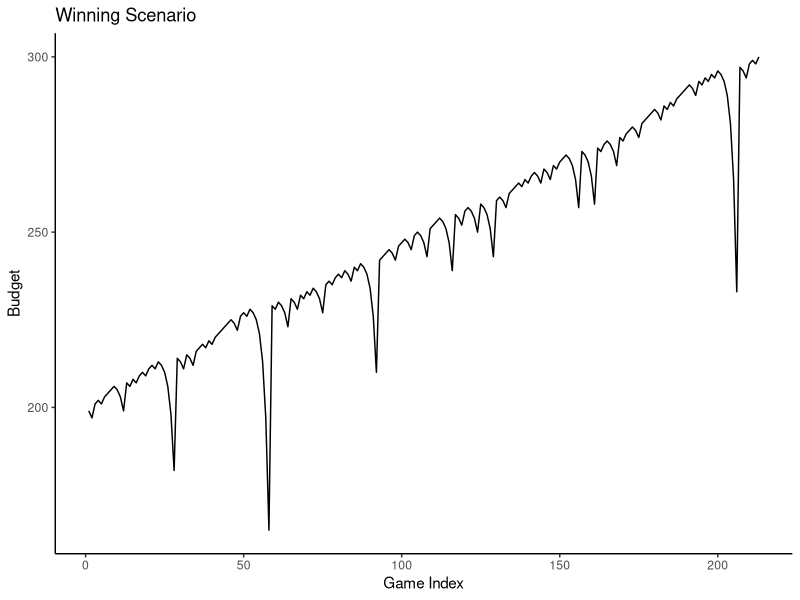
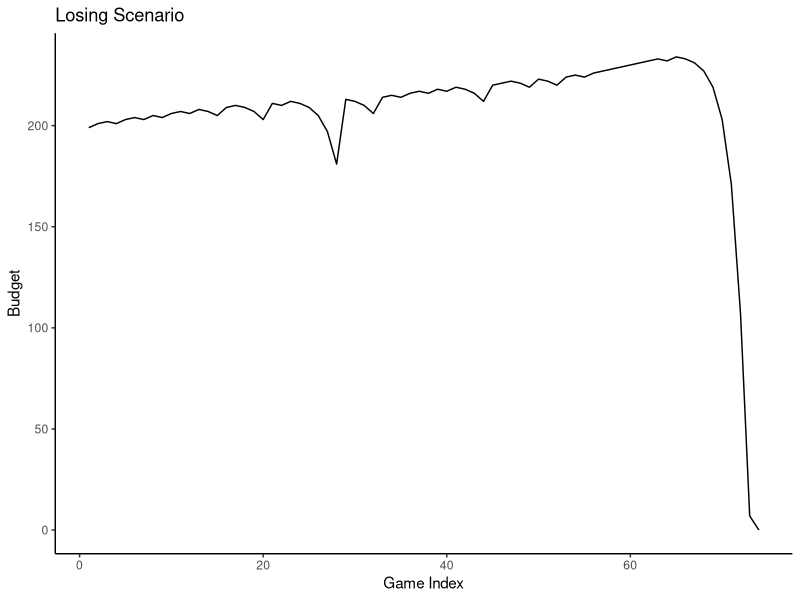
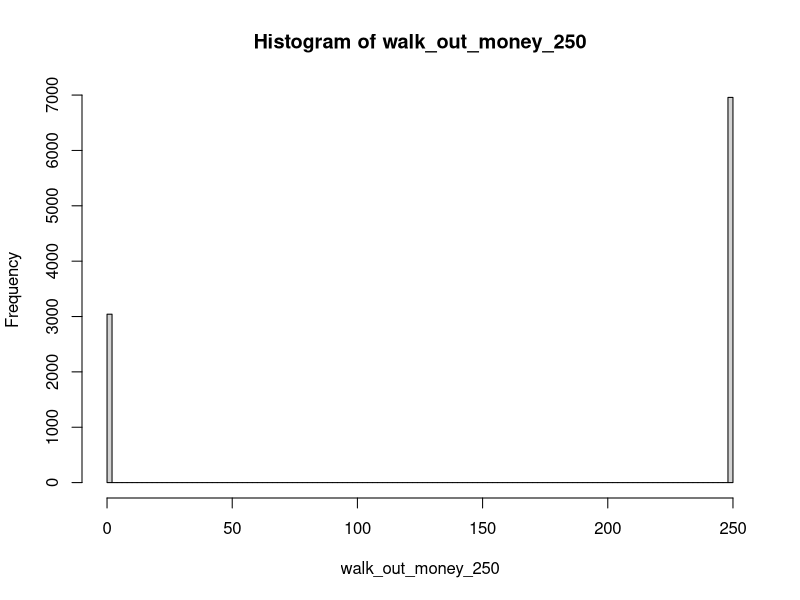
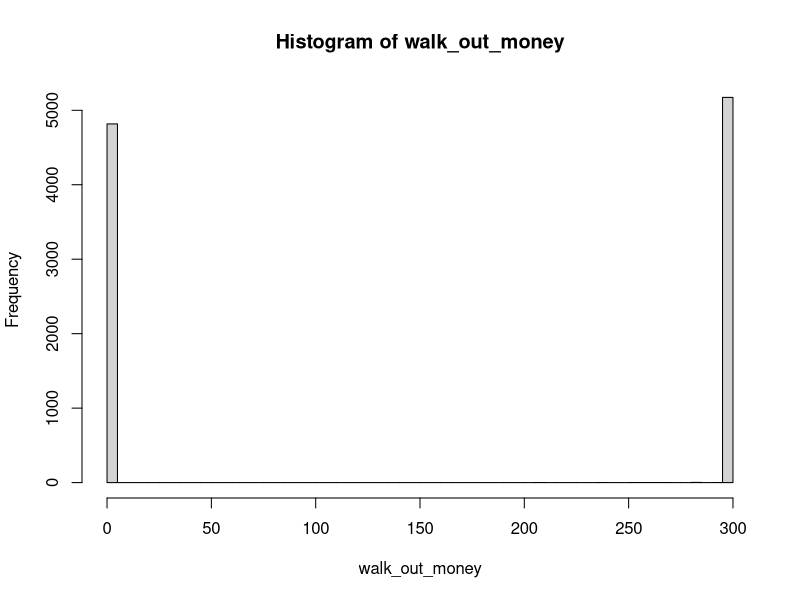
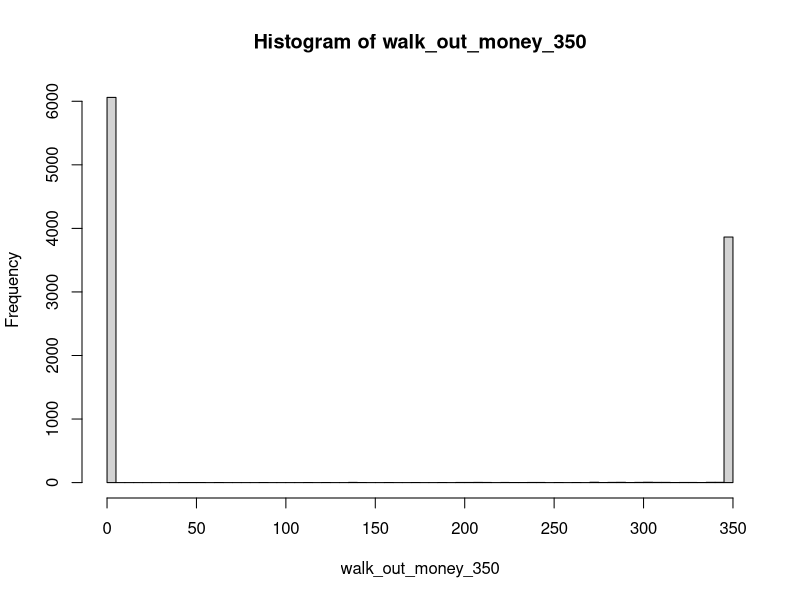

Source code (R) for these figures, in order: (Note: a time limit stopped this script after it produced the figures.)
## ---- chunk 1
library(dplyr)
#' A single play of the Martingale strategy
#'
#' Takes a state list, spins the roulette wheel, returns the state list with updated values (for example, budget, plays, etc)
#' @param state A list with the following entries: 
#'   B              number, the budget
#'   W              number, the budget threshold for successfully stoping
#'   L              number, the maximum number of plays 
#'   M              number, the casino wager limit
#'   plays          integer, the number of plays executed
#'   previous_wager number, the wager in the previous play (0 at first play)
#'   previous_win   TRUE/FALSE, indicator if the previous play was a win (TRUE at first play)
#' @return The updated state list



one_play <- function(state){
  
    # Wager
    proposed_wager <- ifelse(state$previous_win, 1, 2*state$previous_wager)
    wager <- min(proposed_wager, state$M, state$B)
    
    # Spin of the wheel
    red <- rbinom(1,1,18/38)
    
    # Update state
    state$plays <- state$plays + 1
    state$previous_wager <- wager
    if(red){
      # WIN
      state$B <- state$B + wager
      state$previous_win <- TRUE
    }else{
      # LOSE
      state$B <- state$B - wager
      state$previous_win <- FALSE
    }
  state
}


#' Stopping rule
#'
#' Takes the state list and determines if the gambler has to stop
#' @param state A list.  See one_play
#' @return TRUE/FALSE
stop_play <- function(state){
  if(state$B <= 0) return(TRUE)
  if(state$plays >= state$L) return(TRUE)
  if(state$B >= state$W) return(TRUE)
  FALSE
}


#' Play roulette to either bankruptcy, success, or play limits
#'
#' @param B number, the starting budget
#' @param W number, the budget threshold for successfully stoping
#' @param L number, the maximum number of plays 
#' @param M number, the casino wager limit
#' @return A vector of budget values calculated after each play.
one_series <- function(
    B = 200
  , W = 300
  , L = 1000
  , M = 100
){

  # initial state
  state <- list(
    B = B
  , W = W
  , L = L
  , M = M
  , plays = 0
  , previous_wager = 0
  , previous_win = TRUE
  )
  
  # vector to store budget over series of plays
  budget <- rep(NA, L)
  
  # For loop of plays
  for(i in 1:L){
    new_state <- state %>% one_play
    budget[i] <- new_state$B
    if(new_state %>% stop_play){
      return(budget[1:i])
    }
    state <- new_state
  }
  budget    
}
 #test output
one_series(B = 200, W = 300, L = 1000, M = 100)
## ---- chunk 2
library(ggplot2)

#Plot a winning scenario of the Martingale Strategy
set.seed(1)
win_ledger <- one_series(B = 200, W = 300, L = 1000, M = 100)
win_graph <- data.frame(play_number=seq(1,length(win_ledger)), amount=win_ledger)
ggplot(win_graph, aes(x=play_number, y=amount)) + geom_line() + labs(x="Game Index", y="Budget", title="Winning Scenario") + theme_classic()

#Plot a winning scenario of the Martingale Strategy
set.seed(2)
lose_ledger <- one_series(B = 200, W = 300, L = 1000, M = 100)
lose_graph <- data.frame(play_number=seq(1,length(lose_ledger)), amount=lose_ledger)
ggplot(lose_graph, aes(x=play_number, y=amount)) + geom_line() + labs(x="Game Index", y="Budget", title="Losing Scenario") + theme_classic()
## ---- chunk 3
# helper function
get_last <- function(x) x[length(x)] 


# Simulation
walk_out_money <- rep(NA, 10000)
for(j in seq_along(walk_out_money)){
  walk_out_money[j] <- one_series(B = 200, W = 300, L = 1000, M = 100) %>% get_last
}

# Estimated probability of walking out with extra cash
mean(walk_out_money > 200)

# Estimated earnings
mean(walk_out_money - 200)
## ---- chunk 4
#Simulation for increasing the winning threshold to $350, along with the probability of walking out with extra cash, and the estimated earnings.
walk_out_money_350 <- rep(NA, 10000)
for(j in seq_along(walk_out_money_350)){
  walk_out_money_350[j] <- one_series(B = 200, W = 350, L = 1000, M = 100) %>% get_last
}
mean(walk_out_money_350 > 200)
mean(walk_out_money_350 - 200)

#Simulation for decreasing the winning threshold to $250, along with the probability of walking out with extra cash, and the estimated earnings.
walk_out_money_250 <- rep(NA, 10000)
for(j in seq_along(walk_out_money_250)){
  walk_out_money_250[j] <- one_series(B = 200, W = 250, L = 1000, M = 100) %>% get_last
}
mean(walk_out_money_250 > 200)
mean(walk_out_money_250 - 200)
## ---- chunk 5
hist(walk_out_money_250, breaks = 100)
hist(walk_out_money, breaks = 100)
hist(walk_out_money_350, breaks = 100)
## ---- chunk 6
one_series <- function(
    B = 200
  , W = 300
  , L = 1000
  , M = 100
){

  # initial state
  state <- list(
    B = B
  , W = W
  , L = L
  , M = M
  , plays = 0
  , previous_wager = 0
  , previous_win = TRUE
  )
  
  # vector to store number of plays
  play_number <- rep(NA, L)
  
  # For loop of plays
  for(i in 1:L){
    new_state <- state %>% one_play
    play_number[i] <- new_state$plays
    if(new_state %>% stop_play){
      return(play_number[1:i])
    }
    state <- new_state
  }
  play_number    
}

# helper function
get_last <- function(x) x[length(x)] 


# Simulation
walk_out_play <- rep(NA, 10000)
for(j in seq_along(walk_out_play)){
  walk_out_play[j] <- one_series(B = 200, W = 300, L = 1000, M = 100) %>% get_last
}

# Average number of plays
mean(walk_out_play)

# Number of plays distribution
hist(walk_out_play, breaks = 100)
